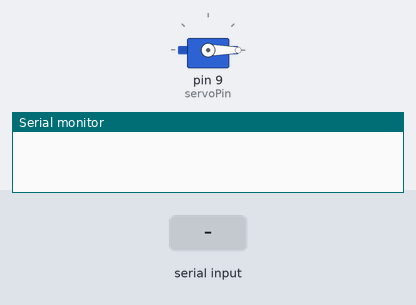
Bench run of a sketch on a simulated Arduino Uno, built with avr-gcc and run on an emulated ATmega328P. Shown: servo, the last lines printed to the serial monitor. Inputs (shaded band) come from the test bench.

Above: at 1.2 s.
1.3 s: "1" received over Serial
At 2.2 s:
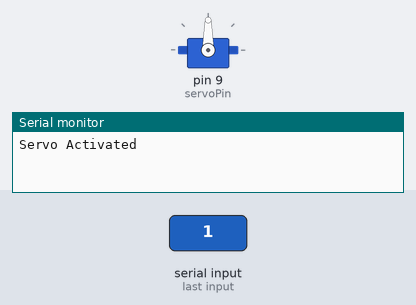
2.8 s: "0" received over Serial
At 3.4 s:
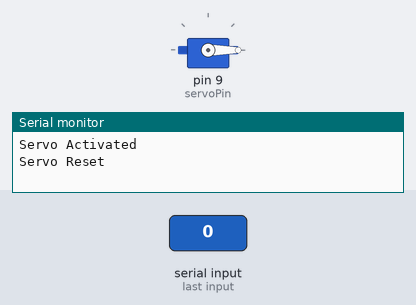
Timing chart, 0 to 5.8 s (numbered marks = the images above; inputs shaded):
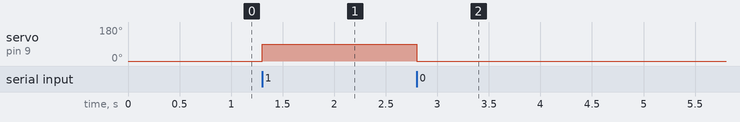

Measured:
- after the input at 1.3 s, servo on pin 9 (servoPin): 0° → 90° at once
- after the input at 2.8 s, servo on pin 9 (servoPin): 90° → 0° at once

The sketch:

arduhomeautomarto.ino
```cpp
#include <Servo.h>

Servo myServo;
int servoPin = 9;
char receivedData;

void setup() {
    Serial.begin(9600);
    myServo.attach(servoPin);
    myServo.write(0);  // Initial position
}

void loop() {
    if (Serial.available() > 0) {
        receivedData = Serial.read();

        if (receivedData == '1') {
            myServo.write(90);  // Move servo to 90° (Activate)
            Serial.println("Servo Activated");
        }
        else if (receivedData == '0') {
            myServo.write(0);  // Reset to 0° (Initial position)
            Serial.println("Servo Reset");
        }
    }
}
```
